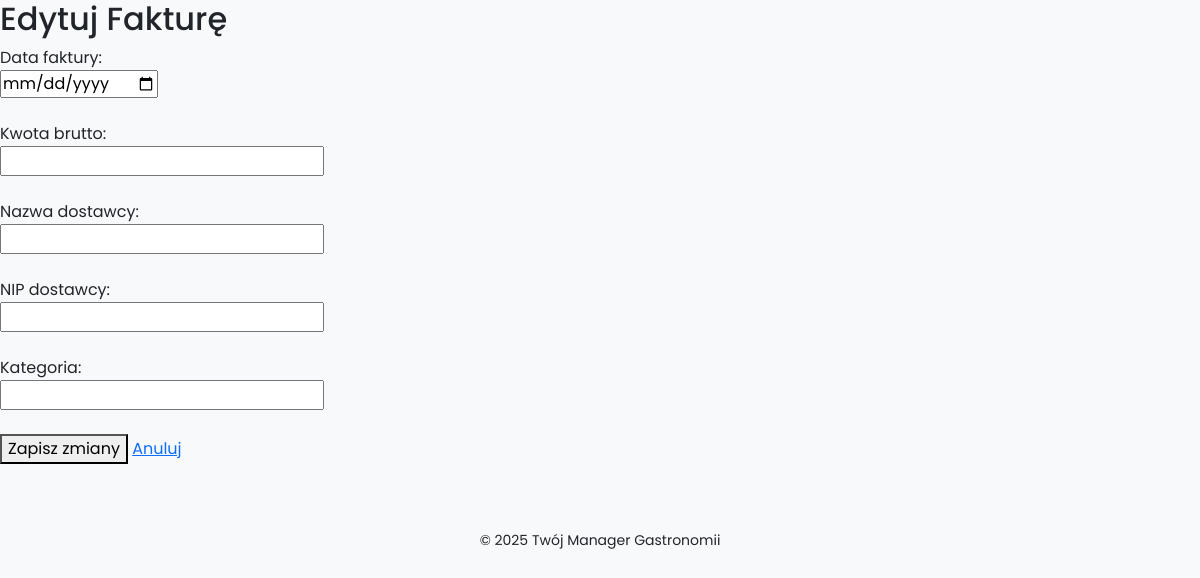
Page /edit_invoice/5 on the earlier database version.
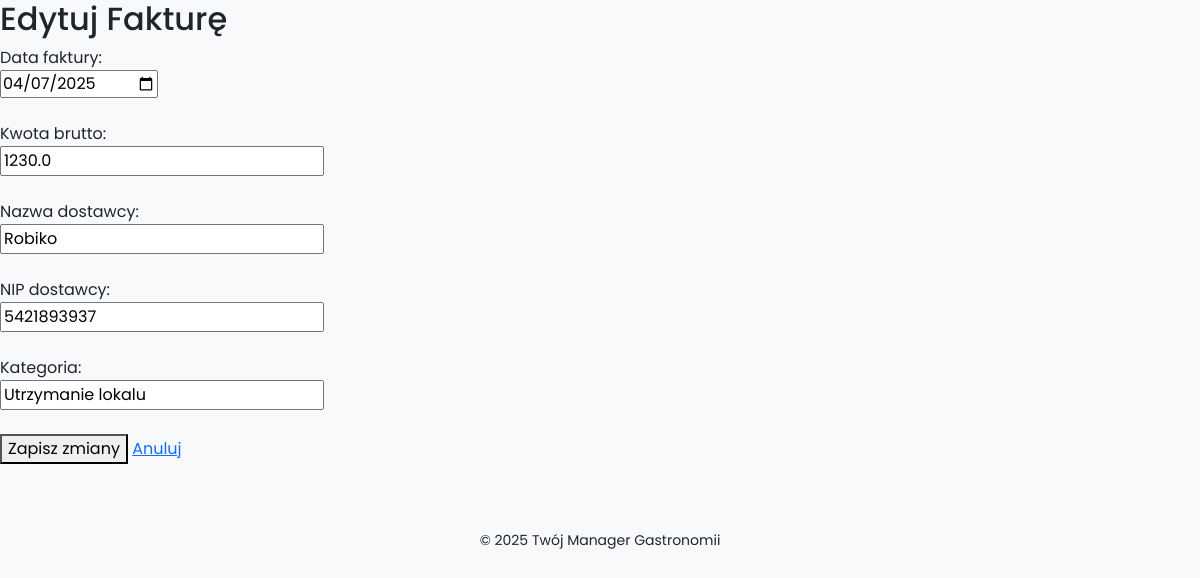
Same page on the later database version.
### models.py (models this page shows)
class Invoice(Base):
    __tablename__ = 'invoices'
    id = Column(Integer, primary_key=True)
    filename = Column(String)
    invoice_date = Column(Date)
    gross_amount = Column(Float)
    net_amount = Column(Float)
    supplier_nip = Column(String)
    supplier_name = Column(String)
    category = Column(String)

### app.py (the view, shortened to what this page needs)
@app.route('/edit_invoice/<int:invoice_id>', methods=['GET', 'POST'])
def edit_invoice(invoice_id):
    import datetime
    session = Session()
    invoice = session.query(Invoice).get(invoice_id)
    session.close()
    return render_template('edit_invoice.html', invoice=invoice)

### templates/edit_invoice.html
{% extends "base.html" %}
{% block content %}
<h2>Edytuj Fakturę</h2>
<form method="POST">
    <label for="invoice_date">Data faktury:</label><br>
    <input type="date" id="invoice_date" name="invoice_date" value="{{ invoice.invoice_date }}"><br><br>
    <label for="gross_amount">Kwota brutto:</label><br>
    <input type="number" step="0.01" id="gross_amount" name="gross_amount" value="{{ invoice.gross_amount }}"><br><br>
    <label for="supplier_name">Nazwa dostawcy:</label><br>
    <input type="text" id="supplier_name" name="supplier_name" value="{{ invoice.supplier_name }}"><br><br>
    <label for="supplier_nip">NIP dostawcy:</label><br>
    <input type="text" id="supplier_nip" name="supplier_nip" value="{{ invoice.supplier_nip }}"><br><br>
    <label for="category">Kategoria:</label><br>
    <input type="text" id="category" name="category" value="{{ invoice.category }}"><br><br>
    <button type="submit">Zapisz zmiany</button>
    <a href="{{ url_for('dashboard') }}">Anuluj</a>
</form>
{% endblock %}

### templates/base.html (shortened to what this page needs)
<!DOCTYPE html>
<html lang="pl">
<head>
    <link href="https://cdn.jsdelivr.net/npm/bootstrap@5.3.2/dist/css/bootstrap.min.css" rel="stylesheet">
    <link rel="stylesheet" href="{{ url_for('static', filename='css/style.css') }}">
</head>
<body>
    <main class="container-fluid p-0">
        {% block content %}{% endblock %}
    </main>
    <footer class="text-center mt-5 mb-3">
        <small>© 2025 Twój Manager Gastronomii</small>
    </footer>
</body>
</html>

### static/css/style.css (style rules this page uses)
body { background-color: #f8f9fa; font-family: 'Poppins', sans-serif; min-height: 100vh; display: flex; flex-direction: column; }
footer { margin-top: auto; padding: 1rem 0; }

Differences in the rows shown:
added Invoice: invoice_date "04/07/2025", gross_amount "1230.0", supplier_name "Robiko", supplier_nip "5421893937", category "Utrzymanie lokalu"
